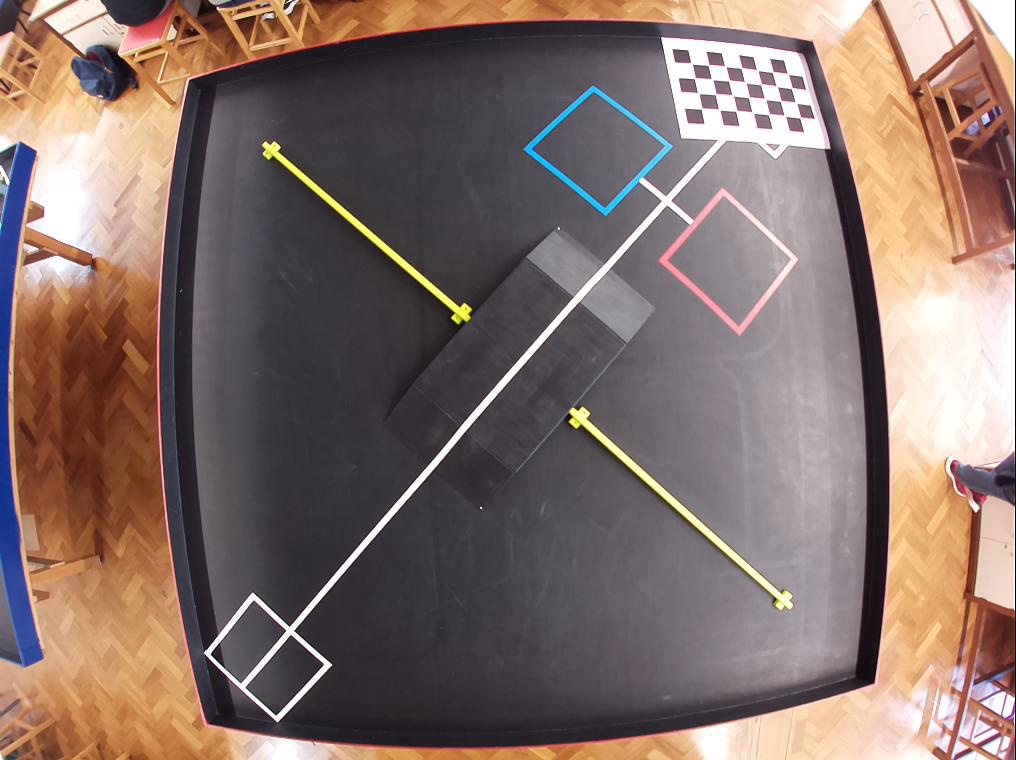
#> input picture camera/alt_photos_for_calib/frame1.jpg, 1016 x 760 px
$ python -i video_capture.py   (imports and definitions only)   (older library calls are emulated)
#> lines starting #> are read from the running program, lines starting #| are printed output that depends on the picture; after the words box and inside, x2 and y2 are one past the last pixel; in counts of white or black regions, pixels touching at a corner belong together
#> further down, picture is the input picture: shape (760, 1016, 3); mean B, G, R 106.4, 112.6, 132
#importing required libaries
import cv2
import numpy as np
import keyboard
import time
from numpy.core.numeric import Infinity

#distortion magic numbers calculated using the chessboard method
DIM=(1016, 760)
K=np.array([[617.0246864588934, 0.0, 498.84953870958276], [0.0, 620.5390466649645, 395.6528980159782], [0.0, 0.0, 1.0]])
D=np.array([[0.15842294486041952], [-0.8060115044560319], [1.463190158015197], [-0.9325973032567597]])

#takes in an image from the camera and returns and image the same size but undistorted
def undistort(img):

	#dimensions of the origional shape
	diml = img.shape[:2][::-1]
#> diml = (1016, 760)

	#ensure that the input image is the correct size, used to detect changes in camera
	assert diml[0] / diml[1] == DIM[0] / DIM[1]

	#adjusts the K calculated from the chessboard into one that takes into acount the new dimensions
	scaled_K = K * diml[0] / DIM[0]
	scaled_K[2][2] = 1.0

	#gets a new K that corrects the entire image
	new_K = cv2.fisheye.estimateNewCameraMatrixForUndistortRectify(scaled_K, D, diml, np.eye(3), balance=0.0)

	#undistorts the entire image
	map1, map2 = cv2.fisheye.initUndistortRectifyMap(scaled_K, D, np.eye(3), new_K, diml, cv2.CV_16SC2)
	undistorted_img = cv2.remap(img, map1, map2, interpolation=cv2.INTER_LINEAR, borderMode=cv2.BORDER_CONSTANT)
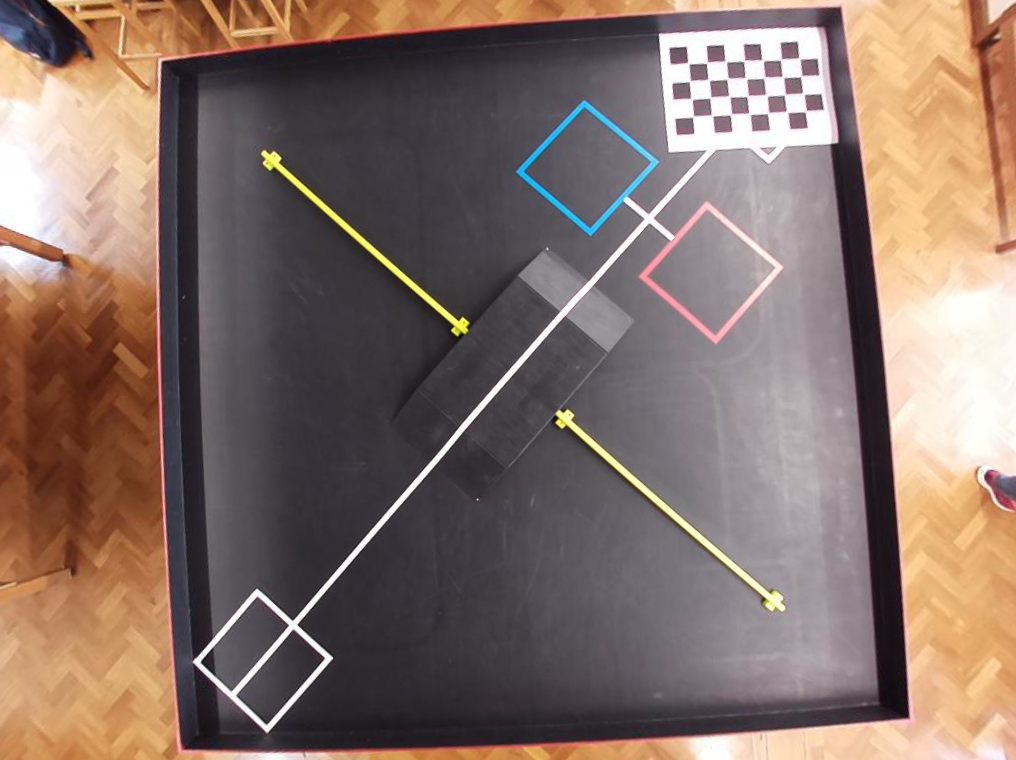
#> undistorted_img: shape (760, 1016, 3); mean B, G, R 104.9, 113.2, 133.1

	#returns the undistorted image
	return undistorted_img

#generic function that returns 50 frames from the camera passed through some function F
# [31 lines left out: function start_video, not called in this run]

#takes a distorted image and returns an undistorted image of the table only
def isolateCenter(img):
	#undistort the raw image
	img = undistort(img)

	#"magic number" points that are the 4 corners of the table for this specific camera
	box = np.array([
            [[201,735]],
            [[178,76]],
            [[813,36]],
            [[878,705]]
        ])

	#casting the box into a form that is easier for cv2 to work with but harder for humans
	src_pts = box.astype("float32")

	#calculating the height and width of the table in the picture space
	width = (int)(((201-878)**2 + (735-705)**2)**0.5)
	height = (int)(((201-178)**2 + (735-76)**2)**0.5)

	#creates a new point array which is a rectangle with the same height and width of the table in image space
	#this is used to map the rotated and translated table to a rectangle centered on the origin
	dst_pts = np.array([[0, height-1],
                        [0, 0],
                        [width-1, 0],
                        [width-1, height-1]], dtype="float32")

	#gets the matrix that maps the image space co-ordinates to the new centered rectangle ones
	M = cv2.getPerspectiveTransform(src_pts, dst_pts)

	#warps the image by the matrix M, and then only takes the table from it as there is some unwanted image around it
	warped = cv2.warpPerspective(img, M, (width, height))
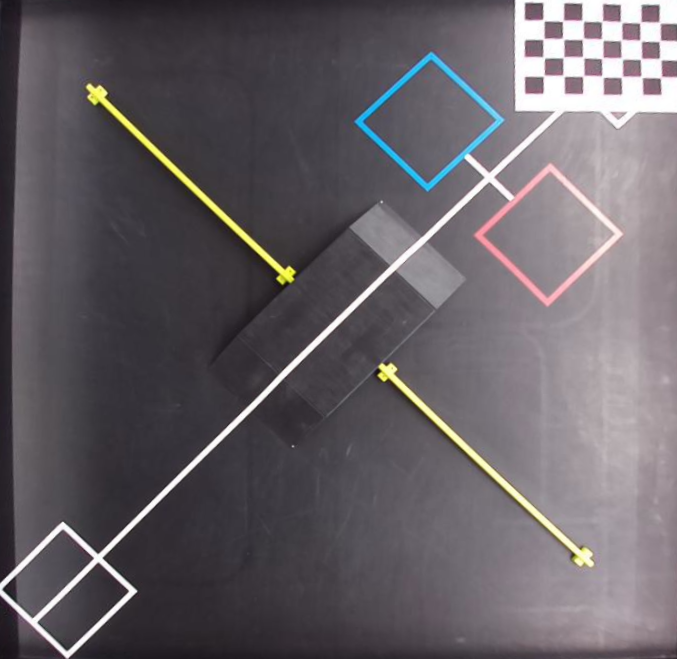
#> warped: shape (659, 677, 3); mean B, G, R 101.9, 96.6, 102.1
	return warped

#finds the contours that represent the return locations, mostly used to familiarise with open cv
# [68 lines left out: function findGoals, not called in this run]

#this is used as a sorting function to find dummies, the lower the value the more dummy like it is
def ContSortFunct(contour):
	#area and M are used to evaluate the dummieness
	area = cv2.contourArea(contour)
	M = cv2.moments(contour)

	#if the contour has no area it cannot be a dummy
	if M['m00'] != 0.0:
		#x and y co-oridantes of the centroid of the contour
		x_center = int(M['m10'] / M['m00'])
		y_center = int(M['m01'] / M['m00'])
		#if the contour is in the top right conrner goal box then assume its not a dummy
		if x_center > y_center or (x_center < 75 and y_center > 575):
			return Infinity
		#otherwise the dummies should have very small areas so the area is a good sorting function
		return area
	return Infinity


#takes a distorted image and returns the locations of the 6 most likley dummies
def findDummies(img):
	#isolate the table in place
	img = isolateCenter(img)
	#used to allow for the output to be graphed on a undistorted image
	imgB = img.copy()

	#sets up the contrast boosting factors
	contrast = 64 * 4
	f = 131*(contrast + 127)/(127*(131-contrast))

	#isolate the green channel, as the dummies are green
	imgB[:,:,0] = 0
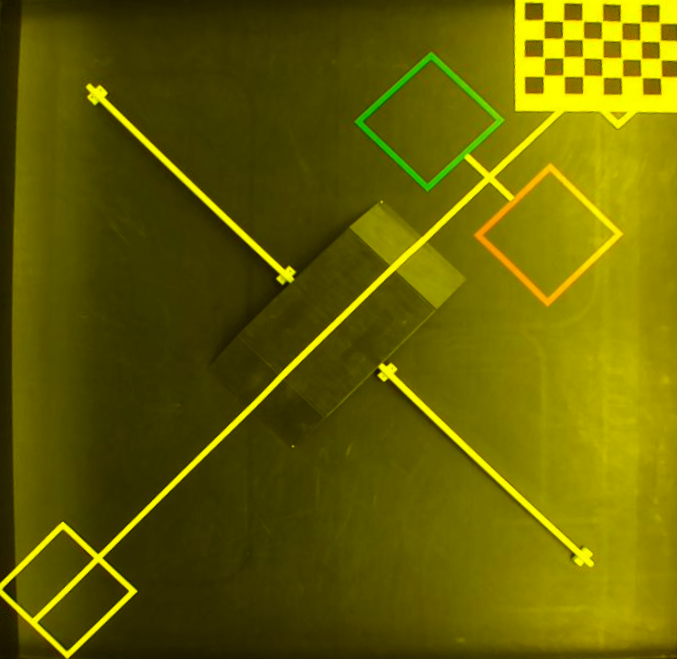
#> imgB: shape (659, 677, 3); mean B, G, R 0, 96.6, 102.1
	imgB[:,:,2] = 0
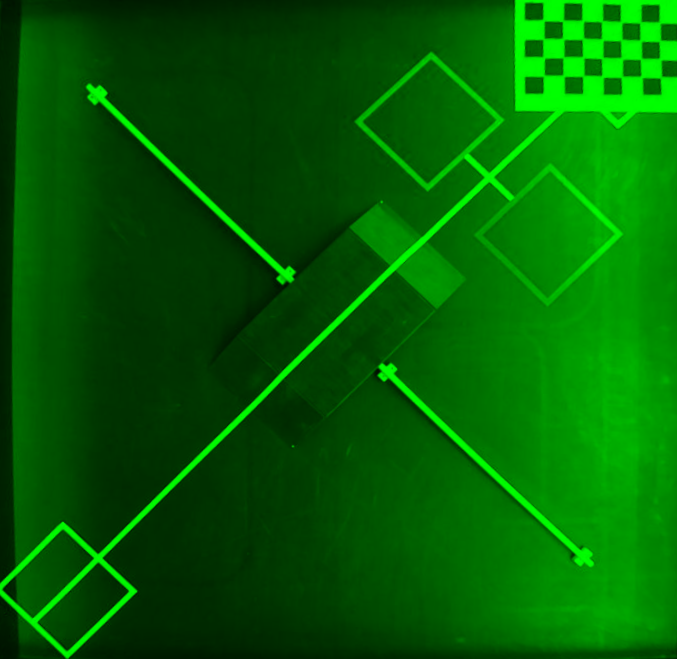
#> imgB: shape (659, 677, 3); mean B, G, R 0, 96.6, 0

	#this has the effect of boosting the contrast of the image by contrasrt times (64 * 4)
	#this is done in order to change the image into one which is effectively just the dramatic changes in green levels
	#in effect this makes it only show the dummies and white lines
	imgB = cv2.addWeighted(imgB, f, imgB, 0, 127 * (1-f))
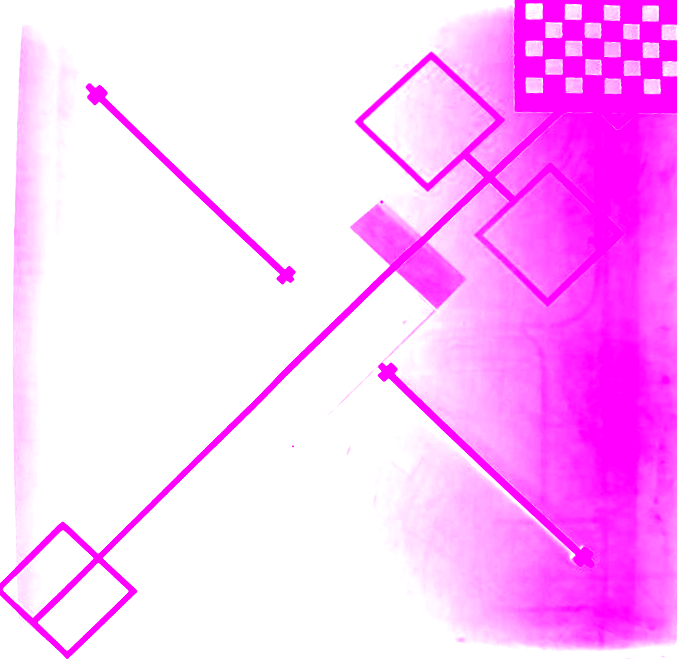
#> imgB: shape (659, 677, 3); mean B, G, R 255, 189.1, 255

	#the edge detection and contour functions require greyscale images
	imgB = cv2.cvtColor(imgB,cv2.COLOR_BGR2GRAY)
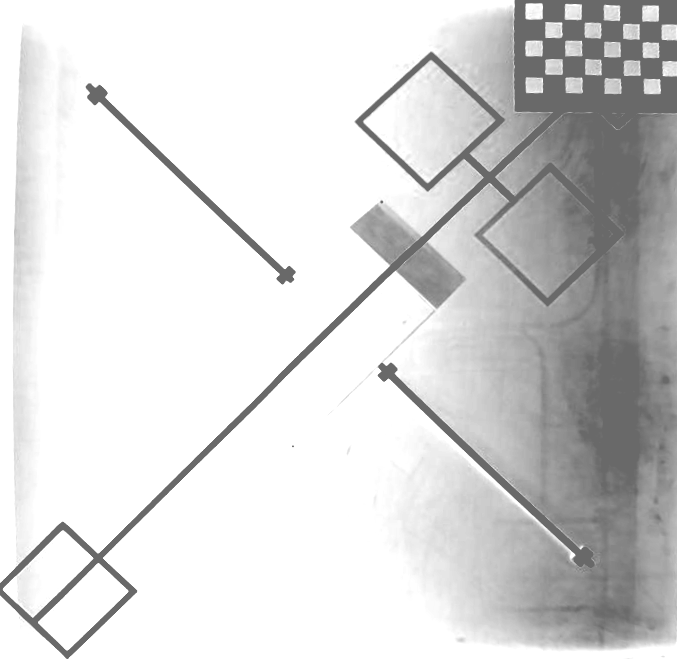
#> imgB: shape (659, 677); min 105, max 255, mean 216.3


	#applies gaussian blure to remove small artifacts
	imgBlur = imgB
	imgBlur = cv2.GaussianBlur(imgB , (7,7) , 0)

	#edge detection is used to find boundaries then contour detection is used to group edges
	imgEdge = cv2.Canny(image = imgBlur, threshold1=0, threshold2=255)
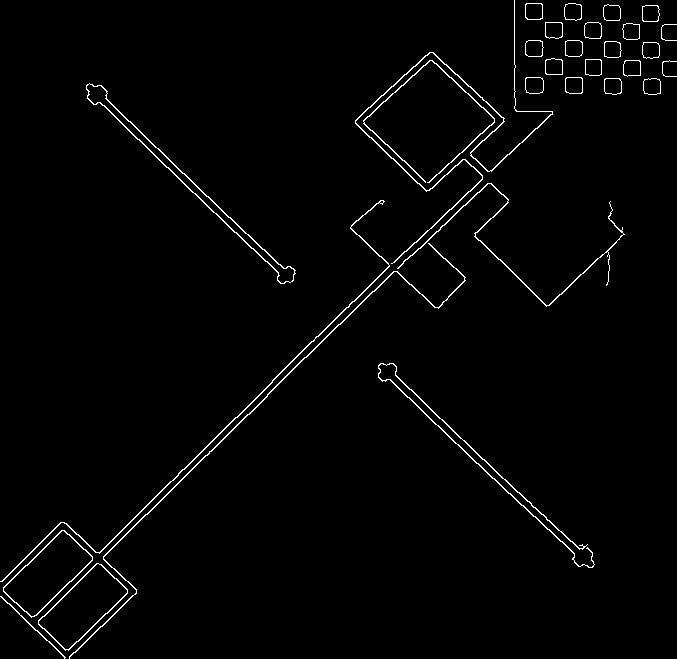
#> imgEdge: shape (659, 677); 1.8% white in thin lines or dots
	contours, heirachy = cv2.findContours(imgEdge,cv2.RETR_TREE,cv2.CHAIN_APPROX_NONE)
#> contours = 52 contours, 3 with area under 20; largest, box (x1, y1, x2, y2) and area: (3, 530, 93, 618) 3699, (38, 563, 128, 651) 3678, (3, 530, 93, 617) 3532, (38, 563, 128, 650) 3511, (86, 83, 296, 284) 2351

	#sorts the contours by their dummyness
	contours = list(contours)
	contours.sort(key = lambda x: ContSortFunct(x))

	#return list
	centres = []

	#for the 6 most dummy contours, 6 is used to try to garuntee that each dummy has at least 1 contour
	for i in range(6):
		#calculates the moments to find the centers
	 	M = cv2.moments(contours[i])
		#final catch to avoid dividing by 0
	 	if M['m00'] != 0.0:
			 #calcualating the x and y centroid co-ordinates
			 x_centre = int(M['m10']/M['m00'])
			 y_centre = int(M['m01']/M['m00'])

			 #create the center array, then draw it on the image for real time human error catching
			 centre = (x_centre, y_centre)
			 img = cv2.circle(img, centre, radius=5, color=(0, 0, 255), thickness=-1)
			 centres.append(centre)
#> this loop made 6 passes
#> (x_centre, y_centre) on passes 1 to 6: (223, 408), (257, 425), (82, 606), (47, 573), (82, 606), (47, 573)
#> img: shape (659, 677, 3); mean B, G, R 101.9, 96.6, 102.3
#> after the loop, centres = [(223, 408), (257, 425), (82, 606), (47, 573), (82, 606), (47, 573)]

	#returns the image with dummies located and their centers
	return img, centres

'References: https://www.geeksforgeeks.org/camera-calibration-with-python-opencv/'
'https://medium.com/@kennethjiang/calibrate-fisheye-lens-using-opencv-333b05afa0b0'

>>> import cv2
>>> picture = cv2.imread('alt_photos_for_calib/frame1.jpg')
>>> result = findDummies(picture)
